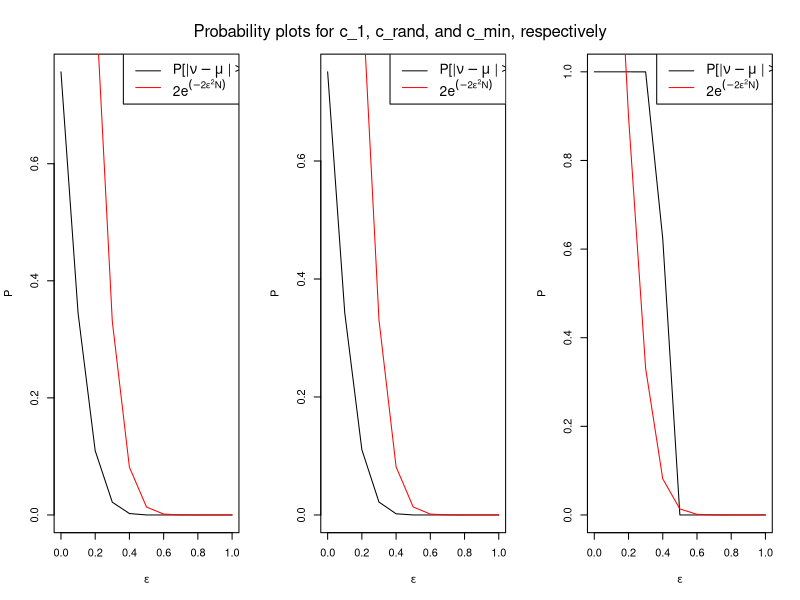

This chart was generated by the following R code:
# Hoeffding's inequality provides an upper bound on the probability of the empirical mean, nu, of a sample 
# of N independent random variables deviating from its expected value, mu, by more than some amount, eps.  
# In the case of Bernoulli random variables, it can be mathematically stated as follows:
# 
# P[|nu - mu] > eps] <= 2e^(-2(eps^2)N)
# 
# A larger sample size, N, tightens the bound whereas a stricter restriction, eps, loosens it.


## Simulation for flipping 1000 virtual fair coins a designated number of times
## Focuses three coins; the first coin flipped, a randomly chosen coin, and the coin with the minimum frequency of heads
## Returns a list containing generated distributions of the fraction of heads obtained for the three respective coins
simulate.flips <- function(numTrials = 100000, numFlips = 10) {
  v1 <- numeric(0)
  vrand <- numeric(0)
  vmin <- numeric(0)
  for (i in 1:numTrials) {
    res <- rbinom(n = 1000, size = numFlips, prob = 0.5)
    v1[i] <- res[1]/numFlips
    vrand[i] <- sample(res, 1)/numFlips
    vmin[i] <- min(res)/numFlips
  }
  list(v1 = v1, vrand = vrand, vmin = vmin)
}

## Evaluates the left-hand side of the Hoeffding inequality for a given distribution of the fraction of heads obtained
## during a series of coin tosses and a specified epsilon
hoeffding.lhs <- function(distribution, epsilon) {
  sum(abs(distribution - .5) > epsilon)/length(distribution)
}

## Evaluates the right-hand side of the Hoeffding inequality for a given sample size and epsilon
hoeffding.rhs <- function(N = 10, epsilon) {
  2*exp(-2*(epsilon^2)*N)
}

## Arguments: numTrials - Number of trials to pass to simulate.flips, numFlips - number of flips per trial, epsilon - vector of epsilon values on which to evaluate Hoeffding's inequality
## Return: List containing the means of the generated distributions of the fraction of heads obtained for the three respective coins
## Plots the left-hand side of the Hoeffding inequality against the right-hand side for the generated distributions of each of the three coins using the provided epsilon values
plot.hoeffding <- function(numTrials = 100000, numFlips = 10, epsilon = seq(0, 1, .1)) {
  simulation <- simulate.flips(numTrials, numFlips)
  probs <- lapply(simulation, function(x) sapply(epsilon, hoeffding.lhs, distribution = x))  # create a list of vectors of the values of the left-hand side of Hoeffding's inequality when evaluated for the distributions of each of the three coins across all of the provided epsilon values 
  layout(matrix(c(1, 2, 3), 1, 3))
  lapply(probs, function(x) {
    plot(epsilon, x, type = 'l', xlab = expression(epsilon), ylab = expression(P))
    lines(epsilon, hoeffding.rhs(numFlips, epsilon), col = 'red')
    legend('topright', c(expression("P[|" * nu - mu ~"|" > epsilon ~ "]"), expression(2*e^(-2*epsilon^2*N))), col = c('black', 'red'), lty = c(1,1), cex = 1.25, text.width = 0.35)
  })
  
  mtext("Probability plots for c_1, c_rand, and c_min, respectively", side = 3, line = -3, outer = TRUE)
  
  lapply(simulation, mean) # return v (in sample mean) for each of the coins
}

plot.hoeffding()  #Problems 1 & 2

